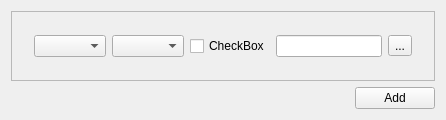
<?xml version="1.0" encoding="UTF-8"?>
<ui version="4.0">
 <class>MainWindow</class>
 <widget class="QMainWindow" name="MainWindow">
  <property name="geometry">
   <rect>
    <x>0</x>
    <y>0</y>
    <width>446</width>
    <height>120</height>
   </rect>
  </property>
  <property name="windowTitle">
   <string>MainWindow</string>
  </property>
  <widget class="QWidget" name="centralWidget">
   <layout class="QVBoxLayout" name="verticalLayout">
    <item>
     <widget class="QScrollArea" name="scrollArea">
      <property name="widgetResizable">
       <bool>true</bool>
      </property>
      <widget class="QWidget" name="scrollAreaWidgetContents_3">
       <property name="geometry">
        <rect>
         <x>0</x>
         <y>0</y>
         <width>426</width>
         <height>69</height>
        </rect>
       </property>
       <layout class="QVBoxLayout" name="verticalLayoutRow">
        <item>
         <widget class="QWidget" name="widgetRow" native="true">
          <layout class="QHBoxLayout" name="horizontalLayout">
           <item>
            <widget class="QComboBox" name="comboBox"/>
           </item>
           <item>
            <widget class="QComboBox" name="comboBox_2"/>
           </item>
           <item>
            <widget class="QCheckBox" name="checkBox">
             <property name="text">
              <string>CheckBox</string>
             </property>
            </widget>
           </item>
           <item>
            <widget class="QLineEdit" name="lineEdit"/>
           </item>
           <item>
            <widget class="QToolButton" name="toolButton">
             <property name="text">
              <string>...</string>
             </property>
            </widget>
           </item>
          </layout>
         </widget>
        </item>
       </layout>
      </widget>
     </widget>
    </item>
    <item>
     <layout class="QHBoxLayout" name="horizontalLayout_2">
      <item>
       <spacer name="horizontalSpacer">
        <property name="orientation">
         <enum>Qt::Horizontal</enum>
        </property>
        <property name="sizeHint" stdset="0">
         <size>
          <width>40</width>
          <height>20</height>
         </size>
        </property>
       </spacer>
      </item>
      <item>
       <widget class="QPushButton" name="pushButton">
        <property name="text">
         <string>Add</string>
        </property>
       </widget>
      </item>
     </layout>
    </item>
   </layout>
  </widget>
 </widget>
 <layoutdefault spacing="6" margin="11"/>
 <resources/>
 <connections/>
</ui>
